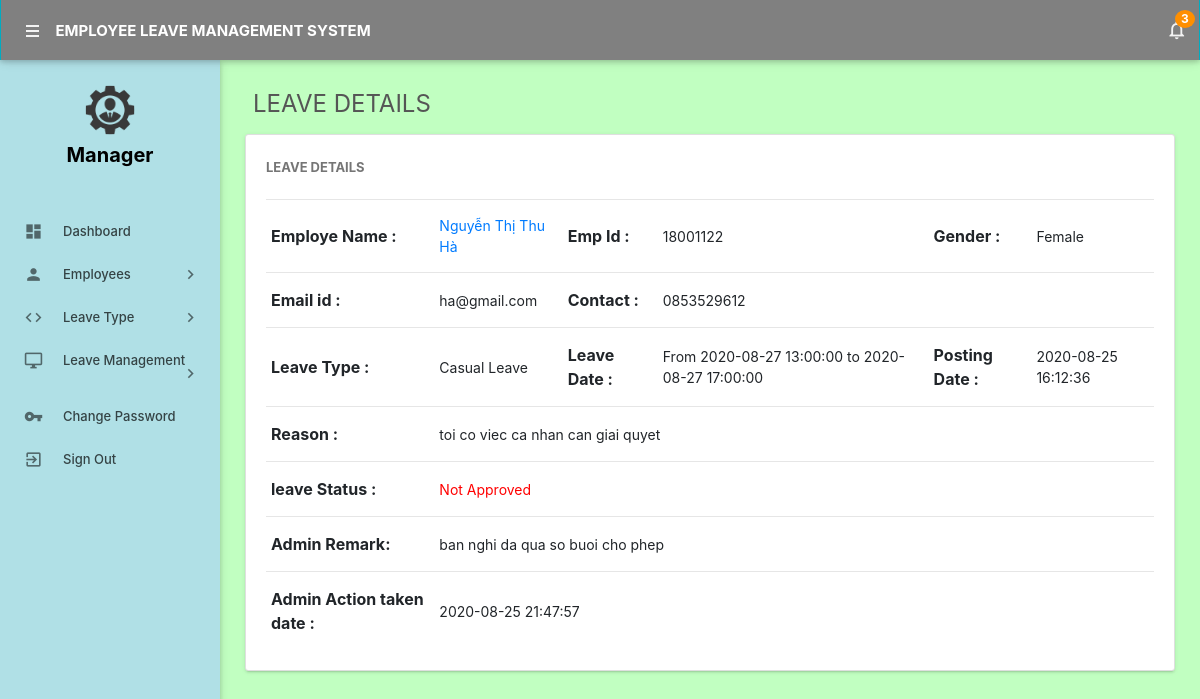
Screenshot of /admin/leave-details.php?leaveid=14 (signed in) with the database file from the repository.
### tables this page shows
CREATE TABLE `leaves` (
  `Id` int(11) NOT NULL,
  `LeaveType` varchar(110) NOT NULL,
  `EndDate` datetime NOT NULL,
  `StartDate` datetime NOT NULL,
  `Reason` mediumtext NOT NULL,
  `PostingDate` timestamp NOT NULL DEFAULT current_timestamp(),
  `AdminRemark` mediumtext DEFAULT NULL,
  `AdminRemarkDate` varchar(120) DEFAULT NULL,
  `Status` int(1) NOT NULL,
  `IsRead` int(1) NOT NULL,
  `empid` int(11) DEFAULT NULL
);

CREATE TABLE `employees` (
  `id` int(11) NOT NULL,
  `EmpId` varchar(100) NOT NULL,
  `FullName` varchar(150) NOT NULL,
  `EmailId` varchar(200) NOT NULL,
  `Password` varchar(180) NOT NULL,
  `Gender` varchar(100) NOT NULL,
  `Dob` varchar(100) NOT NULL,
  `Address` varchar(255) NOT NULL,
  `Phonenumber` char(11) NOT NULL,
  `Status` int(1) NOT NULL,
  `RegDate` timestamp NOT NULL DEFAULT current_timestamp()
);

### admin/leave-details.php (the view, shortened to what this page needs)
<?php
include('includes/config.php');
if (strlen($_SESSION['alogin']) == 0) {
    header('location:index.php');
} else {
    ?>
    <!DOCTYPE html>
    <html lang="en">
        <head>
            <link type="text/css" rel="stylesheet" href="../assets/plugins/materialize/css/materialize.min.css"/>
            <link href="../assets/plugins/material-preloader/css/materialPreloader.min.css" rel="stylesheet">
            <link href="../assets/plugins/datatables/css/jquery.dataTables.min.css" rel="stylesheet">
            <link href="../assets/plugins/google-code-prettify/prettify.css" rel="stylesheet" type="text/css"/>
            <link href="../assets/css/alpha.min.css" rel="stylesheet" type="text/css"/>
            <link href="../assets/css/custom.css" rel="stylesheet" type="text/css"/>
            <link rel="stylesheet" href="https://stackpath.bootstrapcdn.com/bootstrap/4.5.2/css/bootstrap.min.css">
        </head>
        <body>
            <?php include('includes/header.php'); ?>
            <?php include('includes/sidebar.php'); ?>
             <div class="mn-content fixed-sidebar" style="background: #C1FFC1">
            <main class="mn-inner">
                <div class="page-title" style="font-size:24px;">Leave Details</div>
                <br>
                <br>
                <div class="card">
                    <div class="card-content">
                        <span class="card-title">Leave Details</span>
                        <table id="example" class="display responsive-table ">
                            <tbody>
                                <?php
                                $lid = intval($_GET['leaveid']);
                                $sql = "SELECT leaves.id as lid,employees.FullName,employees.EmpId,employees.id,employees.Gender,employees.Phonenumber,employees.EmailId,leaves.LeaveType,leaves.EndDate,leaves.StartDate,leaves.Reason,leaves.PostingDate,leaves.Status,leaves.AdminRemark,leaves.AdminRemarkDate from leaves join employees on leaves.empid=employees.id where leaves.id=:lid";
                                $query = $dbh->prepare($sql);
                                $query->bindParam(':lid', $lid, PDO::PARAM_STR);
                                $query->execute();
                                $results = $query->fetchAll(PDO::FETCH_OBJ);
                                if ($query->rowCount() > 0) {
                                    foreach ($results as $result) {
                                        ?>
                                        <tr>
                                            <td style="font-size:16px;"> <b>Employe Name :</b></td>
                                            <td><a href="editemployee.php?empid=<?php echo htmlentities($result->id); ?>" target="_blank">
                                                    <?php echo htmlentities($result->FullName); ?></a></td>
                                            <td style="font-size:16px;"><b>Emp Id :</b></td>
                                            <td><?php echo htmlentities($result->EmpId); ?></td>
                                            <td style="font-size:16px;"><b>Gender :</b></td>
                                            <td><?php echo htmlentities($result->Gender); ?></td>
                                        </tr>
                                        <tr>
                                            <td style="font-size:16px;"><b>Email id :</b></td>
                                            <td><?php echo htmlentities($result->EmailId); ?></td>
                                            <td style="font-size:16px;"><b>Contact :</b></td>
                                            <td><?php echo htmlentities($result->Phonenumber); ?></td>
                                            <td>&nbsp;</td>
                                            <td>&nbsp;</td>
                                        </tr>
                                        <tr>
                                            <td style="font-size:16px;"><b>Leave Type :</b></td>
                                            <td><?php echo htmlentities($result->LeaveType); ?></td>
                                            <td style="font-size:16px;"><b>Leave Date :</b></td>
                                            <td>From <?php echo htmlentities($result->StartDate); ?> to <?php echo htmlentities($result->EndDate); ?></td>
                                            <td style="font-size:16px;"><b>Posting Date :</b></td>
                                            <td><?php echo htmlentities($result->PostingDate); ?></td>
                                        </tr>
                                        <tr>
                                            <td style="font-size:16px;"><b>Reason : </b></td>
                                            <td colspan="5"><?php echo htmlentities($result->Reason); ?></td>
                                        </tr>
                                        <tr>
                                            <td style="font-size:16px;"><b>leave Status :</b></td>
                                            <td colspan="5"><?php
                                                $stats = $result->Status;
                                                if ($stats == 1) {
                                                    ?>
                                                    <span style="color: green">Approved</span>
                                                <?php } if ($stats == 2) { ?>
                                                    <span style="color: red">Not Approved</span>
                                                <?php } if ($stats == 0) { ?>
                                                    <span style="color: blue">waiting for approval</span>
                                                <?php } ?>
                                            </td>
                                        </tr>
                                        <tr>
                                            <td style="font-size:16px;"><b>Admin Remark: </b></td>
                                            <td colspan="5"><?php
                                                if ($result->AdminRemark == "") {
                                                    echo "waiting for Approval";
                                                } else {
                                                    echo htmlentities($result->AdminRemark);
                                                }
                                                ?></td>
                                        </tr>
                                        <tr>
                                            <td style="font-size:16px;"><b>Admin Action taken date : </b></td>
                                            <td colspan="5"><?php
                                                if ($result->AdminRemarkDate == "") {
                                                    echo "NA";
                                                } else {
                                                    echo htmlentities($result->AdminRemarkDate);
                                                }
                                                ?></td>
                                        </tr>
                                        <?php
                                    }
                                }
                                ?>
                            </tbody>
                        </table>
                    </div>
                </div>
            </main>
        </div>
        <div class="left-sidebar-hover"></div>
    </body>
    </html>
<?php } ?>

### admin/includes/sidebar.php (style rules this page uses)
body { background: #FFEC8B }

### rows the page displays
leaves: employees.FullName "Nguyễn Thị Thu Hà", employees.EmpId "18001122", employees.Gender "Female", employees.EmailId "ha@gmail.com", employees.Phonenumber "0853529612", LeaveType "Casual Leave", StartDate "2020-08-27 13:00:00", EndDate "2020-08-27 17:00:00", PostingDate "2020-08-25 16:12:36", Reason "toi co viec ca nhan can giai quyet", Status "Not Approved", AdminRemark "ban nghi da qua so buoi cho phep", AdminRemarkDate "2020-08-25 21:47:57"

### other values shown
$unreadcount "3"
